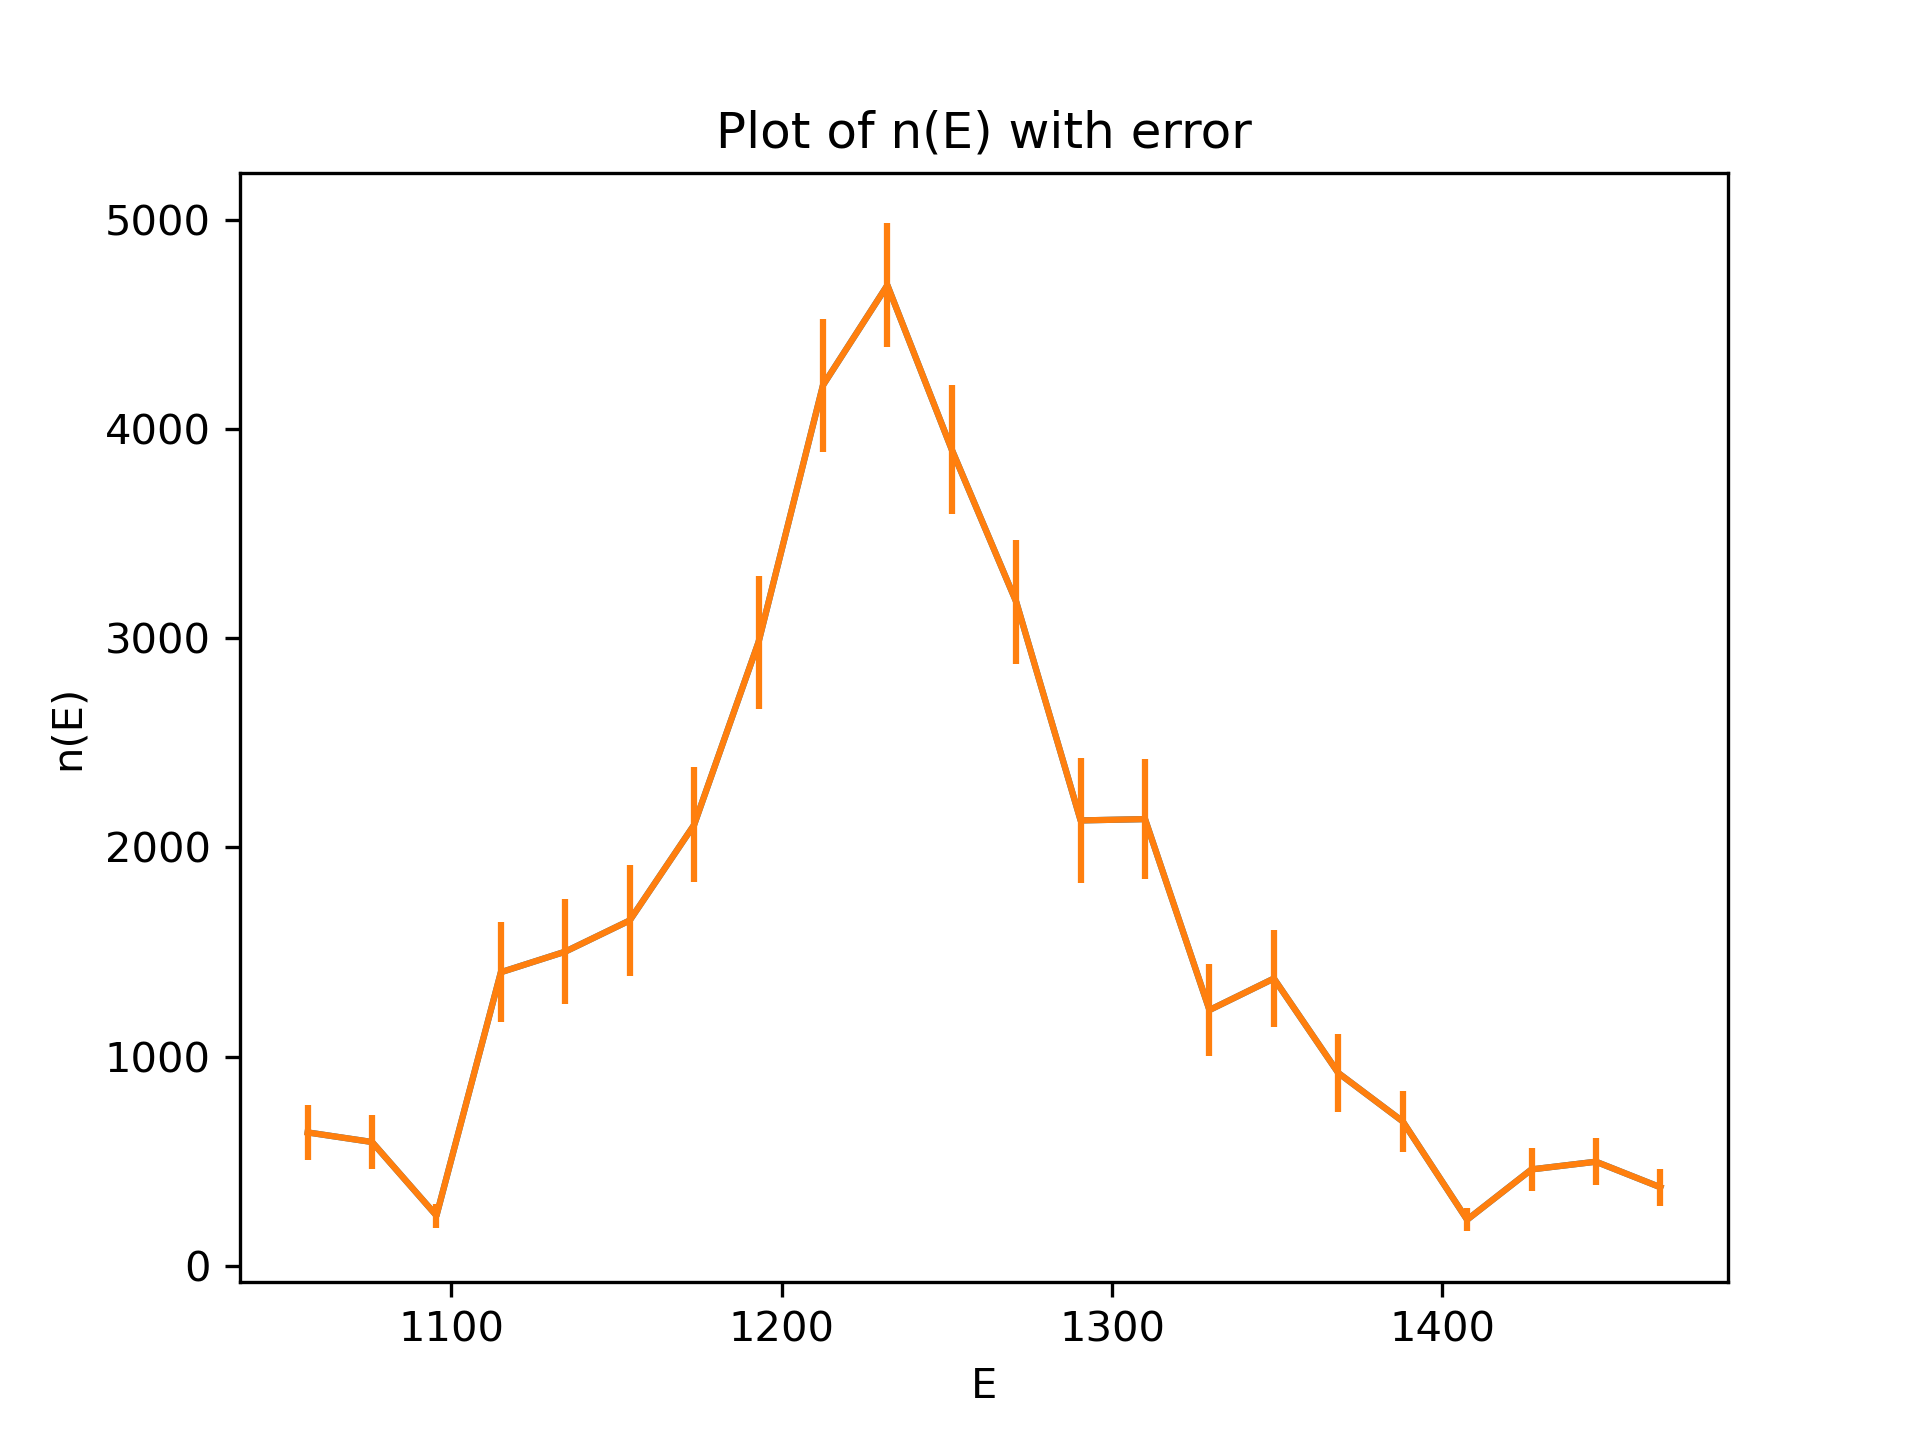

Write the Python code that produced this figure.
from numpy import linspace
from numpy import arange
from scipy.optimize import curve_fit
from numpy import array
import matplotlib.pyplot as plt
from minimise import gmin
four = __import__('2_4')


def theory(e, w):
    th = [(1.4767e7 / (w ** 2 / 4 + (i - 1232) ** 2)) for i in e]
    return th


def parse_data(file: str):
    f = open(file, 'r')
    ea = []
    na = []
    dn = []
    for line in f:
        estr, nstr, errstr = line.split()
        ea.append(float(estr))
        na.append(float(nstr))
        dn.append(float(errstr))
    ea = array(ea)
    na = array(na)
    dn = array(dn)
    f.close()
    return [ea, na, dn]


def one():
    ea, na, dn = parse_data('./data1.txt')

    def discrep(w):
        r = [(na - theory(ea, w))]
        return four.discrepancy(r, dn)

    print(gmin(discrep, 80, 120, tol=3.0e-8))
    w = 111.8916236

    # plt.figure(figsize=(3, 3))
    plt.plot(ea, na)
    plt.errorbar(ea, na, dn)
    plt.xlabel('E')
    plt.ylabel('n(E)')
    plt.savefig('2_1.png', dpi=300)

    plt.plot(ea, theory(ea, w))
    plt.savefig('2_3th.png', dpi=300)


def minimum_discrepancy(ea, na, dn):
    r = []
    minimum = []
    ranger = arange(80, 120, 0.01)

    for i in ranger:
        w = i
        r = [(na - theory(ea, w))]
        minimum.append(four.discrepancy(r, dn))

    mindiscrep = min(minimum)
    w = ranger[minimum.index(min(minimum))]
    print('minimum discrepancy =', mindiscrep)
    print('which is when w =', w)
    return (mindiscrep, w)


def one_theory(ea, na, dn):
    ea, na, dn = parse_data('./data1.txt')

    def discrep(w):
        r = [(na - theory(ea, w))]
        return four.discrepancy(r, dn)

    plt.plot(ea, na)
    plt.errorbar(ea, na, dn)
    plt.xlabel('E')
    plt.ylabel('n(E)')
    plt.plot(ea, theory(ea, gmin(discrep, 80, 120, tol=3.0e-8)[0]))
    plt.savefig('2_5.png', dpi=300)

    x = linspace(start=ea[0], stop=ea[-1], num=len(theory(ea, gmin(discrep, 80, 120, tol=3.0e-8)[0])))
    popt, pcov = curve_fit(theory, x, theory(ea, gmin(discrep, 80, 120, tol=3.0e-8)[0]), sigma=dn, absolute_sigma=True)
    print(popt)
    print(pcov)


if __name__ == "__main__":
    one()
    one_theory()
